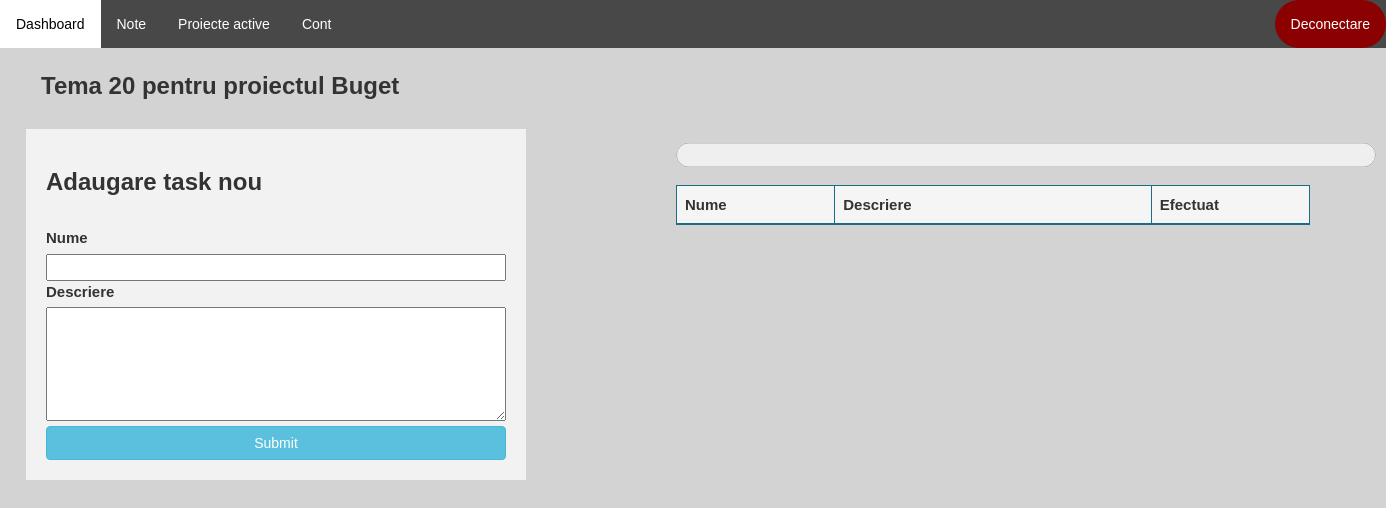
The page /disciplina-student/tema/140 (signed in) on the database as committed earlier.
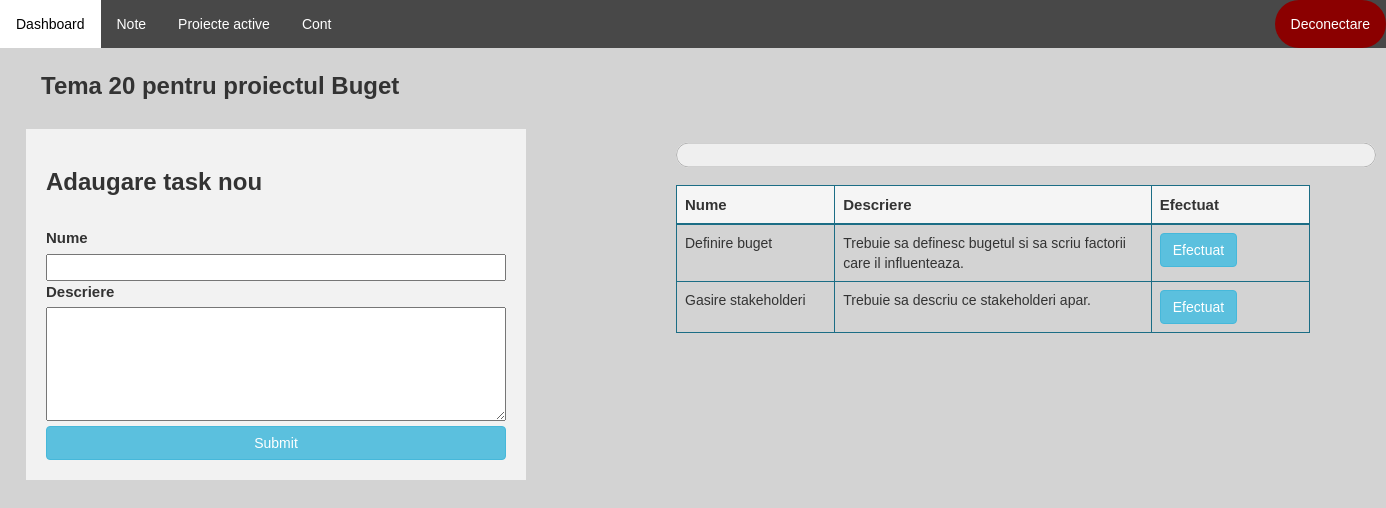
The same page on the database as committed later.
### application/models.py (models this page shows)
class Tema(models.Model):
    id = models.AutoField(primary_key=True)
    nume = models.CharField(max_length=100, unique=False)
    proiect = models.ForeignKey(Proiect, on_delete=models.CASCADE, unique=False)

class Proiect(models.Model):
    id = models.AutoField(primary_key=True)
    nume = models.CharField(max_length=100, unique=False)
    data_inregistrare = models.DateField(auto_now_add=True)
    data_finalizare = models.DateField()
    profesor = models.ForeignKey(User, on_delete=models.CASCADE)
    disciplina = models.ForeignKey(Disciplina, on_delete=models.CASCADE, null=True)
    document = models.CharField(max_length=100, null=True)
    nr_persoane = models.IntegerField(null=True)
    cale = models.CharField(max_length=100, default=None)

class Task(models.Model):
    id = models.AutoField(primary_key=True)
    nume = models.CharField(max_length=100)
    descriere = models.CharField(max_length=300)
    tema = models.ForeignKey(Tema, on_delete=models.CASCADE)
    student = models.ForeignKey(Student, on_delete=models.CASCADE, default=False)
    efectuat = models.BooleanField()

### application/decorators.py (the view)
        def wrapper_func(request, *args, **kwargs):
            user_groups = list()
            for group in request.user.groups.all():
                user_groups.append(group.name)
            if allowed_roles[0] in user_groups:
                return view_func(request, *args, **kwargs)
            else:
                return redirect('dashboard')

### application/functions.py (called while the page is built)
def get_user_info(request):
    user = request.user
    user_groups = [group.name for group in user.groups.all()]
    if 'admin' in user_groups:
        user_type = 'admin'
    elif 'studenti' in user_groups:
        user_type = 'student'
    elif 'secretariat' in user_groups:
        user_type = 'secretar'
    else:
        user_type = 'profesor'
    out = {'user': user,
           'user_groups': user_groups,
           'user_type': user_type
           }
    return out

def create_context(request=None, extract_user_info=True):
    if extract_user_info and not request:
        raise ValueError("request must be set if extract_user_info is True")
    out = {}
    if extract_user_info:
        out.update(get_user_info(request))
    return out

### application/views.py (called while the page is built, shortened)
@allowed_users(allowed_roles=['studenti'])
@login_required(login_url='login')
def temaStudent(request, pk):
    context = create_context(request)
    tema = Tema.objects.get(pk=pk)
    tasks = Task.objects.all().filter(tema=tema)
    efectuat = 0
    for task in tasks:
        if task.efectuat == True:
            efectuat +=1
    progresul = 100/(len(tasks) + 1) * efectuat
    context['tema'] = tema
    context['tasks'] = tasks
    context['progresul'] = progresul
    return render(request, 'application/student/tema.html', context)

### application/templates/application/student/tema.html (shortened to what this page needs)
{% extends 'application/dashboard.html' %}
{% load static %}
{% block article %}
    <link rel="stylesheet" href="{% static 'application/css/tema.css' %}">
        <h3><b>{{ tema.nume }} pentru proiectul {{ tema.proiect.nume }}</b></h3><br>
        <div class="row d-flex justify-content-center" style="width: auto; position: center">
                <div class="create_task" style="padding: 20px;font-size: 15px">
                <form action="" method="POST" enctype="multipart/form-data">
                    <h3><b>Adaugare task nou</b></h3><br>
                    <label for="nume">Nume</label>
                    <input type="text" name="nume" required><br>
                    <label for="descriere">Descriere</label><br>
                    <textarea name="descriere" rows="5" cols="40" required></textarea><br>
                    <input type="submit" class="btn btn-info" value="Submit">
                </form>
                </div>
                <div style="margin-top: -400px; margin-left: 600px; padding: 50px">
                    <progress id="progress" value={{ progresul }}  max="100" style="color: white">{{ progresul }}%</progress>
                    <table class="table table-bordered" id="myTable" style="border-color: #1b6d85; width: 700px">
                        <thead style="background-color: whitesmoke; border-color: #1b6d85; font-size: 15px; width: 60px">
                        <tr  style="border-color: #1b6d85">
                            <th  style="border-color: #1b6d85; width: 25%">Nume</th>
                            <th  style="border-color: #1b6d85; width: 50%">Descriere</th>
                            <th  style="border-color: #1b6d85; width: 25%">Efectuat</th>
                        </tr>
                    </thead>
                    <tbody>
                    {% for task in tasks %}
                        <tr>
                            <td  style="border-color: #1b6d85">{{ task.nume }}</td>
                            <td  style="border-color: #1b6d85">{{ task.descriere }}</td>
                            <td  style="border-color: #1b6d85">
                                {% if task.efectuat == False %}
                                    <form action="{% url 'efectuareTask' tema.id task.id %}" method="GET">
                                        <button class="btn btn-info">Efectuat</button>
                                    </form>
                                {% else %}
                                    <button class="btn btn-info" disabled>Efectuat</button>
                                {% endif %}
                            </td>
                        </tr>
                    {% endfor %}
                    </tbody>
                </table>
            </div>
        </div>
{% endblock %}

### application/templates/application/dashboard.html (shortened to what this page needs)
{% extends 'application/main_layout_application.html' %}
{% load static %}
{% block pages %}
    {% if user_type == 'student' %}
        <li><a href="">Note</a>
        <li><a href="">Proiecte active</a>
    {% endif %}
{% endblock %}

### application/templates/application/main_layout_application.html (shortened to what this page needs)
{% extends 'main_layout.html' %}
{% load static %}
{% block header %}
    <link rel="stylesheet" href="{% static 'application/css/main_layout_application.css' %}">
        <ul class="topnav">
            <li><a href="{% url 'dashboard' %}">Dashboard</a></li>
                {% block pages %}
                {% endblock %}
            <li><a href="{% url 'account' %}">Cont</a>
            <li class="right"><a class="logout" href="{% url 'logout' %}">Deconectare</a></li>
        </ul>
{% endblock %}

### templates/main_layout.html (shortened to what this page needs)
<!DOCTYPE html>
{% load static %}
<html lang="en">
<head>
    <link rel="stylesheet" href="{% static 'css/main_layout.css' %}">
    <link rel="stylesheet" href="{% static 'css/bootstrap_v341.min.css' %}">
</head>
<body>
    <header>
        {% block header %}
        {% endblock %}
    </header>
    <section>
        <article>
            <div class="article">
                {% block article %}
                {% endblock %}
            </div>
        </article>
    </section>
</body>
</html>

### static/css/main_layout.css (style rules this page uses)
.article { padding: 0 16px; margin: 25px; }

### application/static/application/css/main_layout_application.css (style rules this page uses)
body { font-family: Arial, Helvetica, sans-serif; }
body { margin: 0; background-color: lightgray; font-family: Arial, Helvetica, sans-serif; }
ul.topnav { list-style-type: none; margin: 0; padding: 0; overflow: hidden; background-color: #484848; }
ul.topnav li { float: left; }
ul.topnav li a { display: block; color: white; text-align: center; padding: 14px 16px; text-decoration: none; }
ul.topnav li.right { background-color: darkred; float: right; border-radius: 50px; }

### application/static/application/css/tema.css (style rules this page uses)
.create_task { background-color: #f2f2f2; width: 500px; }
.create_task input { width: 100%; clear: both; }
textarea { width: 100%; }
td, th { width: 25%; }
progress { height: 50px; width: 700px; }

Rows that differ between the two databases and show on the page:
added Task: nume "Definire buget", descriere "Trebuie sa definesc bugetul si sa scriu factorii care il influenteaza.", efectuat "Efectuat"
added Task: nume "Gasire stakeholderi", descriere "Trebuie sa descriu ce stakeholderi apar.", efectuat "Efectuat"
